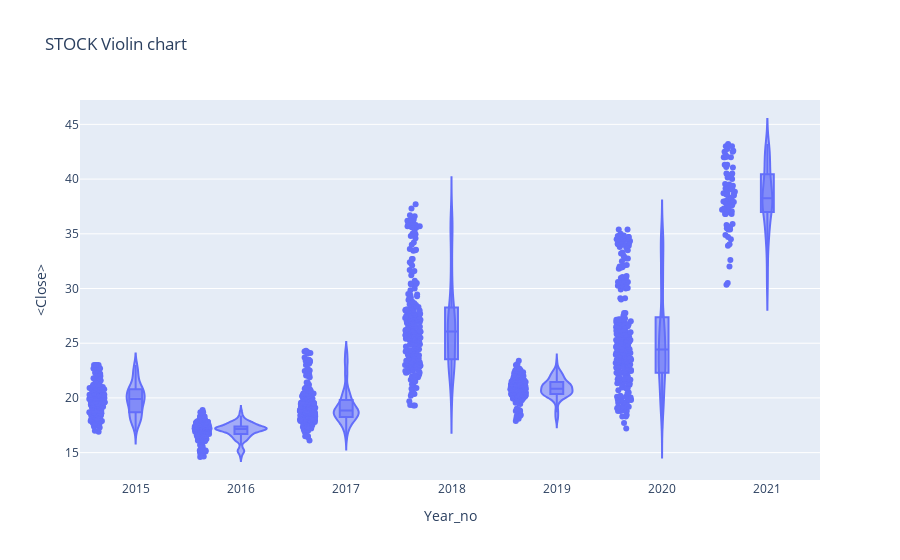

The cell this chart's notebook holds for it:
### Code cell
#px.violin(df_tips, y="tip", x="smoker", color="sex", box=True, points="all",
#          hover_data=df_tips.columns)

fig = go.Figure()
px.violin(df,x='Year_no',y='<Close>',box =True, points='all',
         hover_data=df.columns, title = 'STOCK Violin chart')

### Figure 1 — Plotly figure (JSON) as saved in the notebook; plotly's stock layout.template omitted (floating-point values rounded to 4 significant figures; data arrays with more than 128 entries replaced by an {"elided": "..."} marker saying what was removed)
{"data": [{"alignmentgroup": "True", "box": {"visible": true}, "customdata": {"elided": "1500x3 mixed values"}, "hovertemplate": "Year_no=%{x}<br><Close>=%{y}<br>datetime=%{customdata[0]}<br><Volume>=%{customdata[1]}<br>Period=%{customdata[2]}<extra></extra>", "legendgroup": "", "marker": {"color": "#636efa"}, "name": "", "offsetgroup": "", "orientation": "v", "points": "all", "scalegroup": "True", "showlegend": false, "type": "violin", "x": {"elided": "1500 int values"}, "x0": " ", "xaxis": "x", "y": {"elided": "1500 float values"}, "y0": " ", "yaxis": "y"}], "layout": {"legend": {"tracegroupgap": 0}, "title": {"text": "STOCK Violin chart"}, "violinmode": "group", "xaxis": {"anchor": "y", "domain": [0, 1], "title": {"text": "Year_no"}}, "yaxis": {"anchor": "x", "domain": [0, 1], "title": {"text": "<Close>"}}}}
